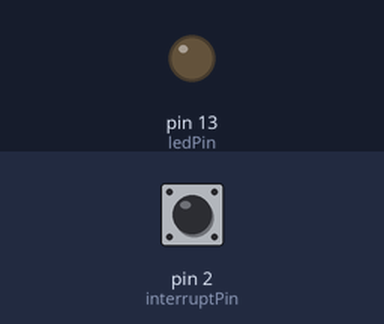
Simulated run of this sketch. Board: Arduino Uno, built with avr-gcc and run on an emulated ATmega328P. Parts: output pins drawn as LEDs (lit = HIGH). Inputs (shaded band) come from the test bench; at power-on: pin 2 (interruptPin) HIGH.

Above: at 1.2 s.
1.3 s: pin 2 (interruptPin) pulled LOW for 0.15 s
At 1.8 s:
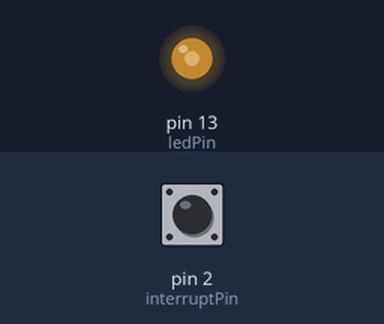
Timing chart, 0 to 10.3 s (numbered marks = the images above; inputs shaded):
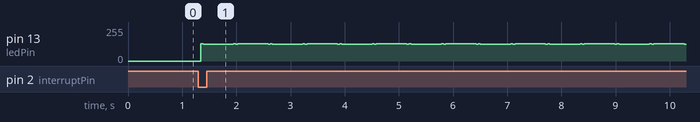

Measured:
- by itself, pin 13 (ledPin): repeats every 1.3 s: 125/255 0.56 s, 131/255 0.04 s, 124/255 0.04 s, 130/255 0.56 s, 124/255 0.04 s, 131/255 0.04 s

The sketch:

interrupt.ino
```cpp
const byte ledPin = 13;
const byte interruptPin = 2;
volatile byte state = HIGH;

void setup() {
  Serial.begin(9600);
  pinMode(ledPin, OUTPUT);
  pinMode(interruptPin, INPUT_PULLUP);
  attachInterrupt(digitalPinToInterrupt(interruptPin), blink, CHANGE);
}

void loop() {
  delay (1500);
  digitalWrite(ledPin, state);
  delay(1500);
  digitalWrite(ledPin, !state);
  Serial.println(interruptPin);
}

void blink() {
  int i = 0;
  while(1)
  {
  digitalWrite(ledPin, state);
  delay(100);
  digitalWrite(ledPin, !state);
  delay(100);}
  i++;
}
```
